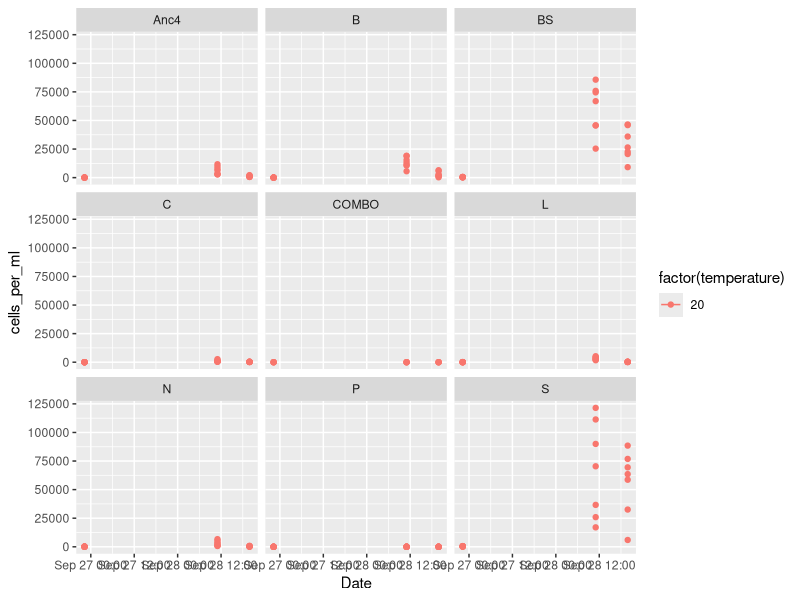
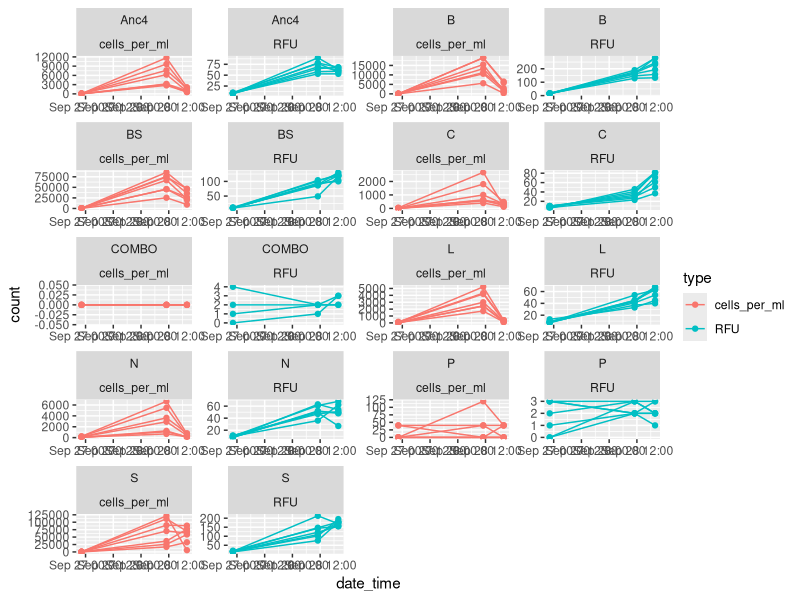
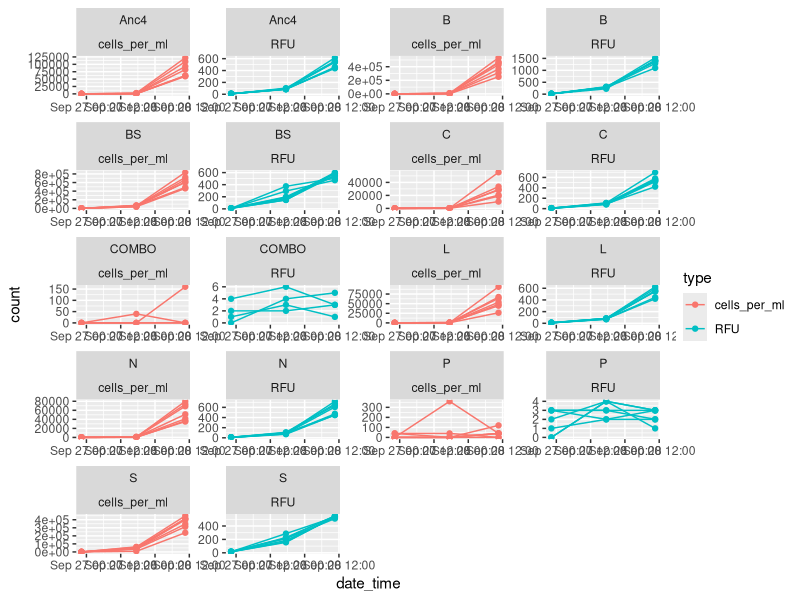
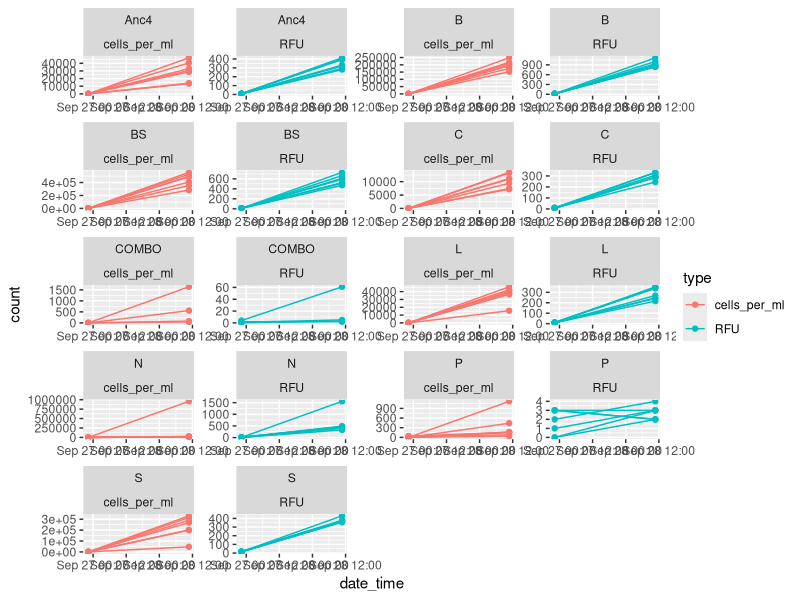
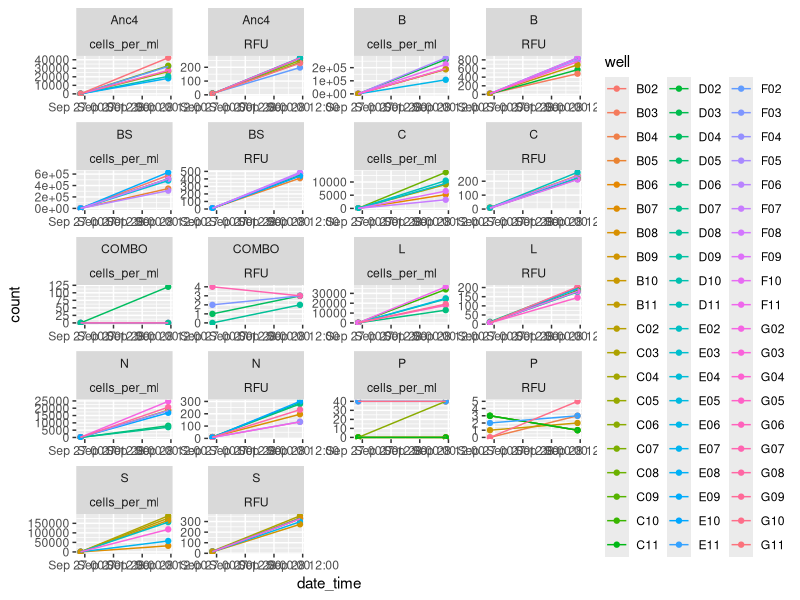
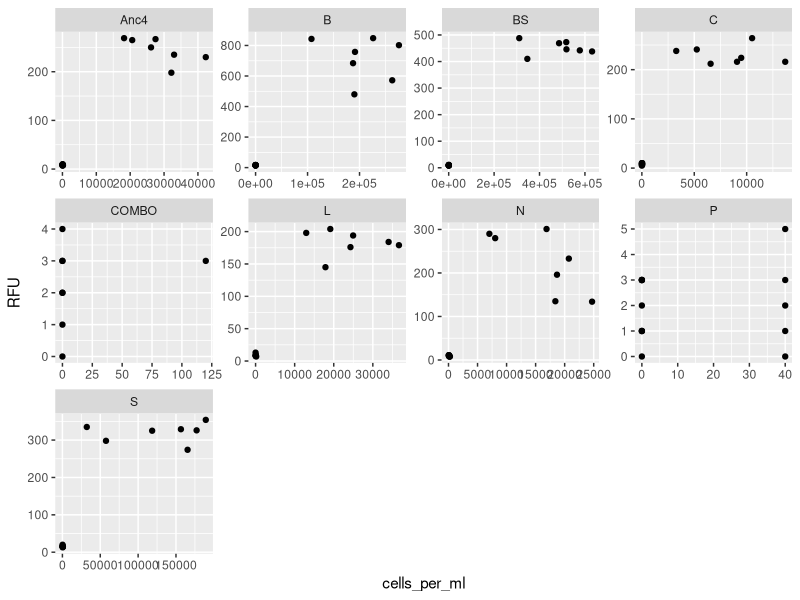
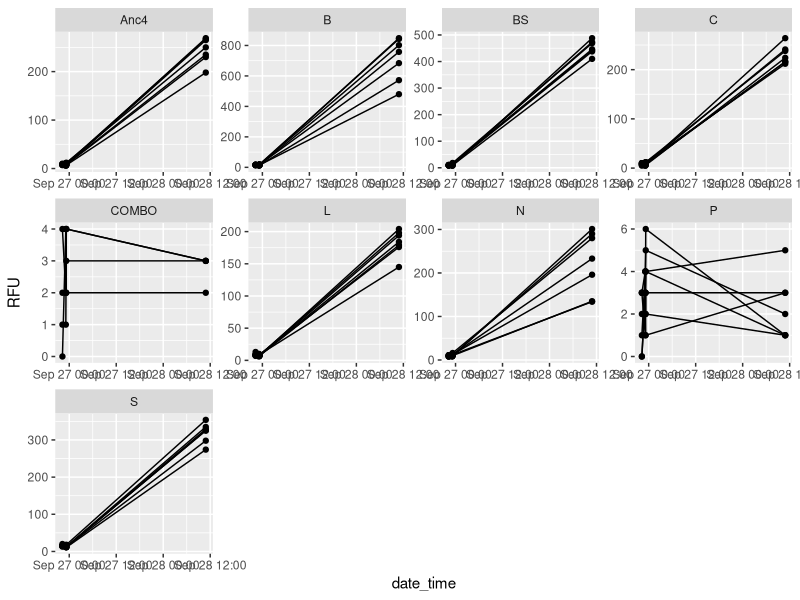
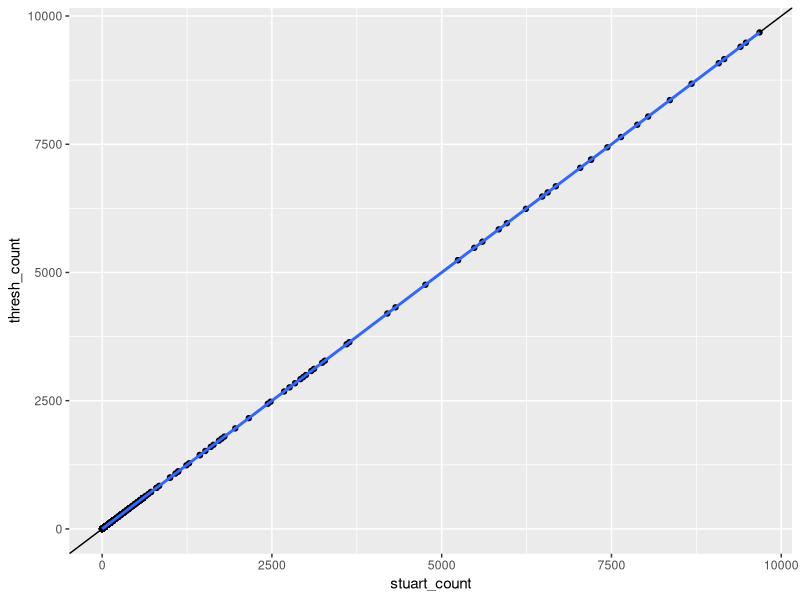

Here is the R script that generated these plots, in order: (Note: this script raises an error after producing the figures.)


library(tidyverse)
library(lubridate)
library(cowplot)

rfus <- read_csv("data-processed/all_exponential_rfus.csv")
cell_counts <- read_csv("data-processed/cell_counts_flow_peaks.csv") %>% 
	select(n, well, plate) %>% 
	unite(col = population_id, plate, well, remove = FALSE)
cell_counts_thresh <- read_csv("data-processed/all_cell_counts_ANC4.csv") %>% 
	select(n, well, plate) %>% 
	unite(col = population_id, plate, well, remove = FALSE)

plate25 <- rfus %>% 
	dplyr::filter(plate == "25") 

singles <- rfus %>% 
	dplyr::filter(plate %in% c("5", "6", "9", "10", "13", "14", "1", "2")) %>% 
	dplyr::filter(date_time > ymd_hms("2018-09-27 07:45:41")) 

all_singles <- bind_rows(plate25, singles)

all_rfu_counts <- left_join(all_singles, cell_counts, by = c("population_id", "well", "plate"))

all_rfu_counts2 <- all_rfu_counts %>% 
	mutate(cell_count = ifelse(is.na(n), 0, n)) %>% 
	mutate(cells_per_ml = cell_count*4*10) %>% 
	dplyr::filter(date_time != ymd_hms("2018-09-28 11:22:42"))

all_rfu_counts2 %>% 
	mutate(temperature = ifelse(is.na(temperature), 20, temperature)) %>% 
	dplyr::filter(temperature == 20) %>% 
	ggplot(aes(x = date_time, y = cells_per_ml, group = population_id, color = factor(temperature))) + geom_point() +
	facet_wrap( ~ Treatment) + 
	# scale_color_viridis_d(name = "Temperature") +
	xlab("Date") + geom_line()

all_20 <- all_rfu_counts2 %>% 
	mutate(temperature = ifelse(is.na(temperature), 20, temperature)) %>% 
	dplyr::filter(temperature == 20) %>% 
	ungroup()

all_20 %>% 
	select(Treatment, well, RFU, cells_per_ml, date_time) %>% 
	gather(key = type, value = count, RFU, cells_per_ml) %>% 
	ggplot(aes(x = date_time, y = count, group = well, color = type)) + geom_point()+
	geom_line() + facet_wrap( ~ Treatment + type, scales = "free", ncol = 4)
ggsave("figures/cells_and_RFU_20C.pdf", width = 10, height = 12)

all_35 <- all_rfu_counts2 %>% 
	mutate(temperature = ifelse(is.na(temperature), 35, temperature)) %>% 
	dplyr::filter(temperature == 35) %>% 
	ungroup() 

all_35 %>% 
	select(Treatment, well, RFU, cells_per_ml, date_time) %>% 
	gather(key = type, value = count, RFU, cells_per_ml) %>% 
	ggplot(aes(x = date_time, y = count, group = well, color = type)) + geom_point()+
	geom_line() + facet_wrap( ~ Treatment + type, scales = "free", ncol = 4)
ggsave("figures/cells_and_RFU_35C.pdf", width = 10, height = 12)

all_30 <- all_rfu_counts2 %>% 
mutate(temperature = ifelse(is.na(temperature), 30, temperature)) %>% 
	dplyr::filter(temperature == 30) %>% 
	ungroup() 

all_30 %>% 
	select(Treatment, well, RFU, cells_per_ml, date_time) %>% 
	gather(key = type, value = count, RFU, cells_per_ml) %>% 
	ggplot(aes(x = date_time, y = count, group = well, color = type)) + geom_point()+
	geom_line() + facet_wrap( ~ Treatment + type, scales = "free", ncol = 4)
ggsave("figures/cells_and_RFU_30C.pdf", width = 10, height = 12)

all_25 <- all_rfu_counts2 %>% 
	mutate(temperature = ifelse(is.na(temperature), 25, temperature)) %>% 
	dplyr::filter(temperature == 25) %>% 
	ungroup() 

all_25 %>% 
	select(Treatment, well, RFU, cells_per_ml, date_time) %>% 
	gather(key = type, value = count, RFU, cells_per_ml) %>% 
	ggplot(aes(x = date_time, y = count, group = well, color = well)) + geom_point()+
	geom_line() + facet_wrap( ~ Treatment + type, scales = "free", ncol = 4)
ggsave("figures/cells_and_RFU_25C_wells.pdf", width = 10, height = 12)


all_rfu_counts2 %>% 
	mutate(temperature = ifelse(is.na(temperature), 25, temperature)) %>% 
	dplyr::filter(temperature == 25) %>% 
	ggplot(aes(x = cells_per_ml, y = RFU)) + geom_point()+
 facet_wrap( ~ Treatment, scales = "free", ncol = 4)


rfus %>% 
	mutate(temperature = ifelse(is.na(temperature), 25, temperature)) %>% 
	dplyr::filter(temperature == 25) %>% 
	dplyr::filter(!plate %in% c("4", "8", "12", "16", "20", "24")) %>% 
	ungroup() %>% 
	ggplot(aes(x = date_time, y = RFU, group = well)) + geom_point()+
	geom_line() + facet_wrap( ~ Treatment, scales = "free", ncol = 4)
ggsave("figures/cells_and_RFU_25C.pdf", width = 10, height = 12)


all_temps_stuart <- bind_rows(all_20, all_25, all_30, all_35)
all_temps_thresh <- bind_rows(all_20, all_25, all_30, all_35)

all_temps_stuart$approach <- "stuart"
all_temps_thresh$approach <- "thresh"

stuart2 <- all_temps_stuart %>% 
	rename(stuart_count = cells_per_ml) %>% 
	select(plate, well, temperature, stuart_count)

thresh2 <- all_temps_thresh %>% 
	rename(thresh_count = cells_per_ml)%>% 
	select(plate, well, temperature, thresh_count)

comparison <- left_join(stuart2, thresh2, by = c("well", "plate", "temperature"))

comparison %>% 
	# filter(plate == 25, well == "C07") %>% 
	filter(stuart_count < 10000) %>% 
	ggplot(aes(x = stuart_count, y = thresh_count)) + geom_point() +
	geom_abline(slope = 1, intercept = 0) + geom_smooth()


all_rfu_counts2 %>% 
	# dplyr::filter(Treatment == "B") %>% 
	mutate(temperature = ifelse(is.na(temperature), 30, temperature)) %>% 
	ggplot(aes(x = cells_per_ml, y = RFU, color = factor(Treatment))) + geom_point() +
	geom_smooth(method = "lm")


all_temps_stuart %>% 
	ggplot(aes(x = date_time, y = cells_per_ml, group = well, color = Treatment)) + geom_point() +
	geom_line() + facet_wrap( ~ temperature, scales = "free")
ggsave("figures/cells_v_time.pdf", width = 10, height = 12)

all_temps %>% 
	ggplot(aes(x = date_time, y = RFU, group = well, color = Treatment)) + geom_point() +
	geom_line() + facet_wrap( ~ temperature, scales = "free")
ggsave("figures/RFU_v_time.pdf", width = 10, height = 12)

write_csv(all_temps, "data-processed/all_temps_cells_RFU.csv")

all_temps <- read_csv("data-processed/all_temps_cells_RFU.csv")

all_temps3 <- all_temps_stuart %>% 
	mutate(start_time = min(date_time)) %>% 
	mutate(days = interval(start_time, date_time)/ddays(1)) %>% 
	mutate(days_round = round(days, digits = 1))

	
all_temps3 %>% 
	ggplot(aes(x = cells_per_ml, y = RFU, color = factor(days_round), shape = factor(temperature))) + geom_point(size = 3) +
	facet_wrap( ~ Treatment, scales = "free") + scale_color_viridis_d()
ggsave("figures/RFU_v_cells_flowpeaks_facet_treatment.pdf", width = 16, height = 14)
